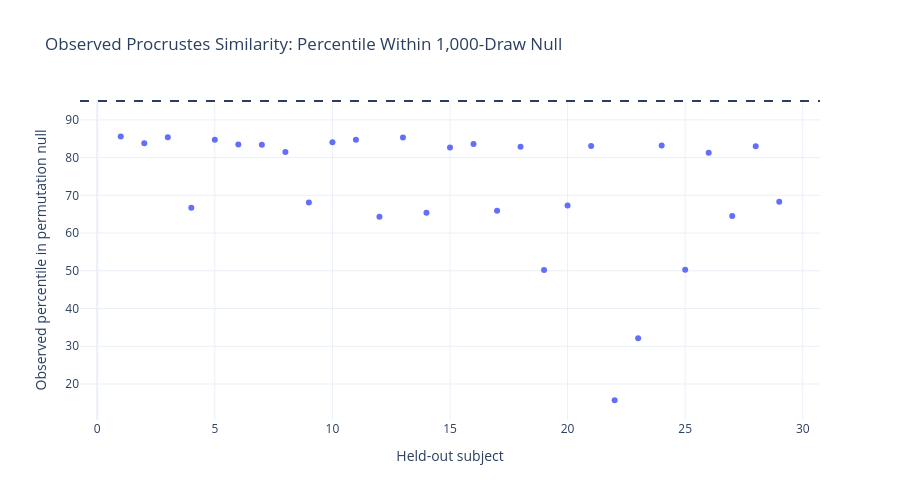

The cell this chart's notebook holds for it:
### Code cell
# ============================================================
# 5A. PROCRUSTES NULL SUMMARY PLOT
# ============================================================

fig = px.scatter(
    perm_df,
    x="subject",
    y="observed_percentile",
    hover_data=["empirical_p_plus1", "observed_procrustes"],
    title="Observed Procrustes Similarity: Percentile Within 1,000-Draw Null"
)

fig.add_hline(y=95, line_dash="dash")
fig.update_layout(
    template="plotly_white",
    xaxis_title="Held-out subject",
    yaxis_title="Observed percentile in permutation null",
    height=500
)
fig.show()

### Figure 1 — Plotly figure (JSON) as saved in the notebook; plotly's stock layout.template omitted (floating-point values rounded to 4 significant figures)
{"data": [{"customdata": [[0.1449, 0.9034], [0.1628, 0.9629], [0.1469, 0.9654], [0.3337, 0.8095], [0.1538, 0.9127], [0.1658, 0.9079], [0.1668, 0.9984], [0.1858, 0.9645], [0.3197, 0.944], [0.1598, 0.9741], [0.1538, 0.9634], [0.3576, 0.9422], [0.1479, 0.8937], [0.3467, 0.8137], [0.1738, 0.9987], [0.1648, 0.982], [0.3417, 0.9077], [0.1718, 0.9968], [0.4985, 0.5932], [0.3277, 0.8651], [0.1698, 0.9114], [0.8432, 0.3229], [0.6793, 0.5244], [0.1688, 0.9259], [0.4975, 0.7491], [0.1878, 0.9581], [0.3556, 0.8547], [0.1708, 0.9989], [0.3177, 0.9017]], "hovertemplate": "subject=%{x}<br>observed_percentile=%{y}<br>empirical_p_plus1=%{customdata[0]}<br>observed_procrustes=%{customdata[1]}<extra></extra>", "legendgroup": "", "marker": {"color": "#636efa", "symbol": "circle"}, "mode": "markers", "name": "", "orientation": "v", "showlegend": false, "type": "scatter", "x": [1, 2, 3, 4, 5, 6, 7, 8, 9, 10, 11, 12, 13, 14, 15, 16, 17, 18, 19, 20, 21, 22, 23, 24, 25, 26, 27, 28, 29], "xaxis": "x", "y": [85.6, 83.8, 85.4, 66.7, 84.7, 83.5, 83.4, 81.5, 68.1, 84.1, 84.7, 64.3, 85.3, 65.4, 82.7, 83.6, 65.9, 82.9, 50.2, 67.3, 83.1, 15.7, 32.1, 83.2, 50.3, 81.3, 64.5, 83.0, 68.3], "yaxis": "y"}], "layout": {"height": 500, "legend": {"tracegroupgap": 0}, "shapes": [{"line": {"dash": "dash"}, "type": "line", "x0": 0, "x1": 1, "xref": "x domain", "y0": 95, "y1": 95, "yref": "y"}], "title": {"text": "Observed Procrustes Similarity: Percentile Within 1,000-Draw Null"}, "xaxis": {"anchor": "y", "domain": [0, 1], "title": {"text": "Held-out subject"}}, "yaxis": {"anchor": "x", "domain": [0, 1], "title": {"text": "Observed percentile in permutation null"}}}}
